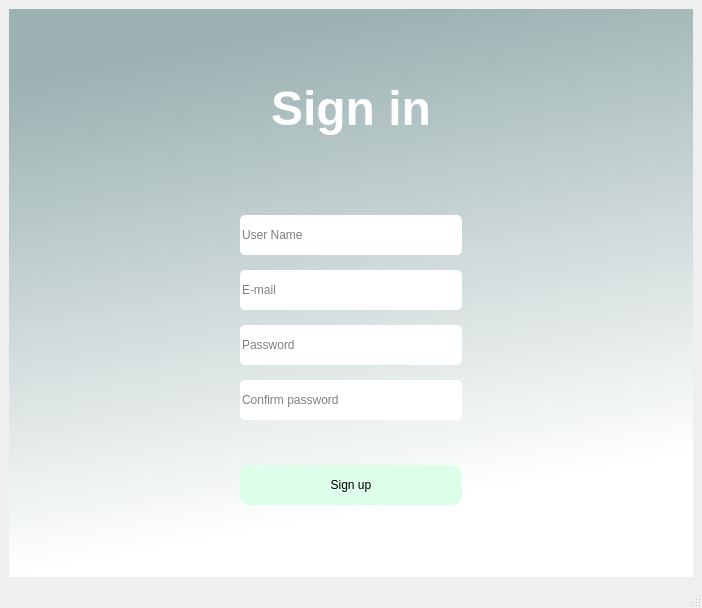
<?xml version="1.0" encoding="UTF-8"?>
<ui version="4.0">
 <class>MainWindow</class>
 <widget class="QMainWindow" name="MainWindow">
  <property name="geometry">
   <rect>
    <x>0</x>
    <y>0</y>
    <width>702</width>
    <height>608</height>
   </rect>
  </property>
  <property name="windowTitle">
   <string>MainWindow</string>
  </property>
  <property name="windowOpacity">
   <double>1.000000000000000</double>
  </property>
  <widget class="QWidget" name="centralwidget">
   <layout class="QHBoxLayout" name="horizontalLayout">
    <item>
     <widget class="QWidget" name="verticalWidget" native="true">
      <property name="styleSheet">
       <string notr="true">QWidget#verticalWidget{
background-color:qlineargradient(spread:pad, x1:0, y1:0, x2:0.207, y2:0.954545, stop:0.132159 rgba(156, 178, 178, 255), stop:1 rgba(255, 255, 255, 255))}</string>
      </property>
      <layout class="QHBoxLayout" name="horizontalLayout_3">
       <item>
        <spacer name="horizontalSpacer">
         <property name="orientation">
          <enum>Qt::Horizontal</enum>
         </property>
         <property name="sizeHint" stdset="0">
          <size>
           <width>40</width>
           <height>20</height>
          </size>
         </property>
        </spacer>
       </item>
       <item>
        <layout class="QVBoxLayout" name="verticalLayout_2">
         <property name="spacing">
          <number>15</number>
         </property>
         <item>
          <spacer name="verticalSpacer_2">
           <property name="orientation">
            <enum>Qt::Vertical</enum>
           </property>
           <property name="sizeHint" stdset="0">
            <size>
             <width>20</width>
             <height>40</height>
            </size>
           </property>
          </spacer>
         </item>
         <item>
          <widget class="QLabel" name="label">
           <property name="text">
            <string>&lt;html&gt;&lt;head/&gt;&lt;body&gt;&lt;p align=&quot;center&quot;&gt;&lt;span style=&quot; font-size:36pt; font-weight:600; color:#ffffff;&quot;&gt;Sign in&lt;/span&gt;&lt;/p&gt;&lt;/body&gt;&lt;/html&gt;</string>
           </property>
          </widget>
         </item>
         <item>
          <spacer name="verticalSpacer_3">
           <property name="orientation">
            <enum>Qt::Vertical</enum>
           </property>
           <property name="sizeHint" stdset="0">
            <size>
             <width>20</width>
             <height>20</height>
            </size>
           </property>
          </spacer>
         </item>
         <item>
          <widget class="QLineEdit" name="user_name_line">
           <property name="minimumSize">
            <size>
             <width>0</width>
             <height>40</height>
            </size>
           </property>
           <property name="toolTip">
            <string/>
           </property>
           <property name="styleSheet">
            <string notr="true">background-color: rgb(255, 255, 255);
border-radius:5px;
</string>
           </property>
           <property name="text">
            <string/>
           </property>
           <property name="frame">
            <bool>false</bool>
           </property>
           <property name="placeholderText">
            <string>User Name</string>
           </property>
          </widget>
         </item>
         <item>
          <widget class="QLineEdit" name="email_line">
           <property name="minimumSize">
            <size>
             <width>0</width>
             <height>40</height>
            </size>
           </property>
           <property name="toolTip">
            <string/>
           </property>
           <property name="autoFillBackground">
            <bool>false</bool>
           </property>
           <property name="styleSheet">
            <string notr="true">background-color: rgb(255, 255, 255);
border-radius:5px;
</string>
           </property>
           <property name="text">
            <string/>
           </property>
           <property name="frame">
            <bool>false</bool>
           </property>
           <property name="placeholderText">
            <string>E-mail</string>
           </property>
          </widget>
         </item>
         <item>
          <widget class="QLineEdit" name="password_line">
           <property name="minimumSize">
            <size>
             <width>0</width>
             <height>40</height>
            </size>
           </property>
           <property name="toolTip">
            <string/>
           </property>
           <property name="styleSheet">
            <string notr="true">background-color: rgb(255, 255, 255);
border-radius:5px;
</string>
           </property>
           <property name="text">
            <string/>
           </property>
           <property name="frame">
            <bool>false</bool>
           </property>
           <property name="placeholderText">
            <string>Password</string>
           </property>
          </widget>
         </item>
         <item>
          <widget class="QLineEdit" name="confirm_password_line">
           <property name="minimumSize">
            <size>
             <width>0</width>
             <height>40</height>
            </size>
           </property>
           <property name="toolTip">
            <string/>
           </property>
           <property name="autoFillBackground">
            <bool>false</bool>
           </property>
           <property name="styleSheet">
            <string notr="true">background-color: rgb(255, 255, 255);
border-radius:5px;
</string>
           </property>
           <property name="text">
            <string/>
           </property>
           <property name="frame">
            <bool>false</bool>
           </property>
           <property name="placeholderText">
            <string>Confirm password</string>
           </property>
          </widget>
         </item>
         <item>
          <widget class="QLabel" name="create_user_label">
           <property name="minimumSize">
            <size>
             <width>0</width>
             <height>15</height>
            </size>
           </property>
           <property name="maximumSize">
            <size>
             <width>16777215</width>
             <height>15</height>
            </size>
           </property>
           <property name="font">
            <font>
             <pointsize>7</pointsize>
             <italic>true</italic>
            </font>
           </property>
           <property name="text">
            <string/>
           </property>
          </widget>
         </item>
         <item>
          <widget class="QPushButton" name="signup_button">
           <property name="minimumSize">
            <size>
             <width>0</width>
             <height>40</height>
            </size>
           </property>
           <property name="cursor">
            <cursorShape>PointingHandCursor</cursorShape>
           </property>
           <property name="mouseTracking">
            <bool>false</bool>
           </property>
           <property name="styleSheet">
            <string notr="true">border-radius:10px;
background-color:rgb(221, 255, 233);</string>
           </property>
           <property name="text">
            <string>Sign up</string>
           </property>
          </widget>
         </item>
         <item>
          <spacer name="verticalSpacer">
           <property name="orientation">
            <enum>Qt::Vertical</enum>
           </property>
           <property name="sizeHint" stdset="0">
            <size>
             <width>20</width>
             <height>40</height>
            </size>
           </property>
          </spacer>
         </item>
        </layout>
       </item>
       <item>
        <spacer name="horizontalSpacer_2">
         <property name="orientation">
          <enum>Qt::Horizontal</enum>
         </property>
         <property name="sizeHint" stdset="0">
          <size>
           <width>40</width>
           <height>20</height>
          </size>
         </property>
        </spacer>
       </item>
      </layout>
     </widget>
    </item>
   </layout>
  </widget>
  <widget class="QMenuBar" name="menubar">
   <property name="geometry">
    <rect>
     <x>0</x>
     <y>0</y>
     <width>702</width>
     <height>26</height>
    </rect>
   </property>
  </widget>
  <widget class="QStatusBar" name="statusbar"/>
 </widget>
 <resources/>
 <connections/>
</ui>
